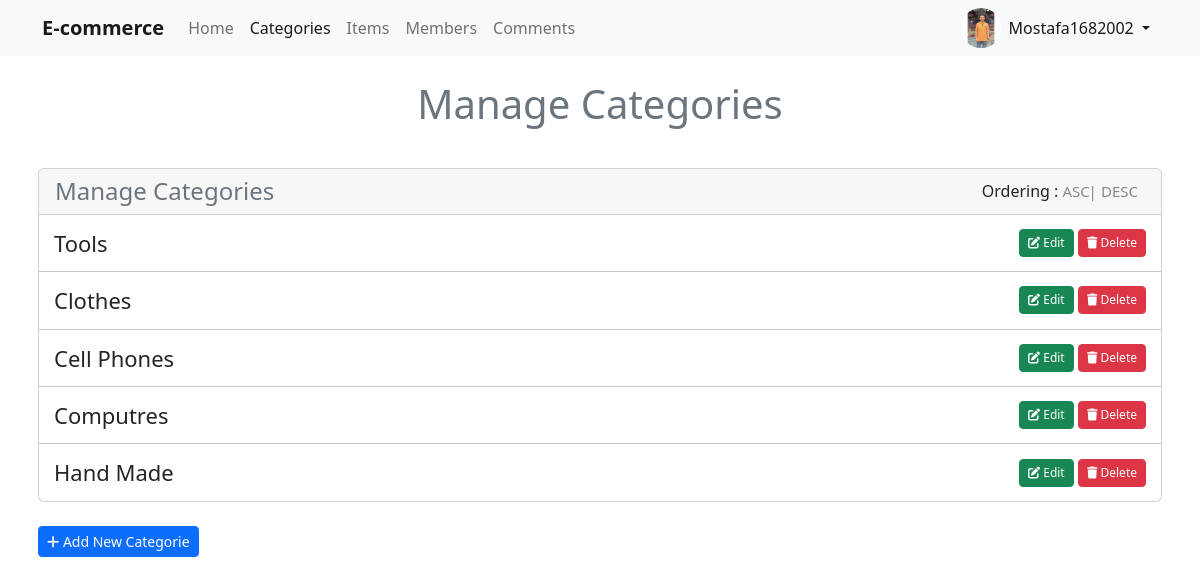
Page /categories/categories.php (signed in) on the committed database.
### tables this page shows
CREATE TABLE `users` (
  `UserID` int(11) NOT NULL,
  `Username` varchar(255) NOT NULL,
  `Password` varchar(255) NOT NULL,
  `Email` varchar(255) NOT NULL,
  `FullName` varchar(255) NOT NULL,
  `admin` int(11) NOT NULL DEFAULT 0,
  `ImgeUser` varchar(255) NOT NULL,
  `Date` date DEFAULT NULL,
  `RegStatus` char(1) NOT NULL DEFAULT '0'
);

CREATE TABLE `categories` (
  `ID_cate` smallint(6) NOT NULL,
  `Name_cate` varchar(255) NOT NULL,
  `Description` text NOT NULL,
  `ordering` int(11) DEFAULT NULL,
  `visability` tinyint(4) NOT NULL DEFAULT 0,
  `allow_comment` tinyint(4) NOT NULL DEFAULT 0,
  `allow_ads` tinyint(4) NOT NULL DEFAULT 0
);

### includes/functions/functions.php (called while the page is built, shortened)
<?php
function setActive($name)
{
    global $pagename;
    if (isset($pagename) && $pagename == $name) {
        return "active";
    }
    return false;
}

### categories/categories.php (the view, shortened to what this page needs)
<?php
$title = 'Manage Categories';
$pagename = 'Categories';
include_once('../connection.php');
include_once('../includes/functions/functions.php');
include_once('../includes/templates/header.php');
include_once('../includes/templates/navbar.php');
$sort = '';
$array_sort = array('ASC', 'DESC');
if (isset($_GET['sort']) && in_array($_GET['sort'], $array_sort)) {
    $sort = "ORDER BY `ordering`" . $_GET['sort'];
} else {
    $sort = "ORDER BY `ordering` DESC";
}
$allCategories = $connection->query("SELECT * FROM `categories` $sort");
$allCategories = $allCategories->fetchAll(PDO::FETCH_ASSOC);
?>
<h1 class="text-center text-secondary my-4"><?php echo $title ?></h1>
<div class="px-2 py-3 container">
    <div class="card">
        <div class="card-header d-flex align-items-center justify-content-between">
            <h4 class="text-secondary m-0">Manage Categories</h4>
            <div class="ordering">
                <span class="h6">Ordering :</span>
                <?php foreach ($array_sort as $ele) : ?>
                    <a href="categories.php?sort=<?php echo $ele ?>" class="<?php echo isset($_GET['sort']) && $ele == $_GET['sort'] ? 'active' : '' ?>"><?php echo $ele ?></a>
                <?php endforeach ?>
            </div>
        </div>
        <div class=" card-body">
            <?php foreach ($allCategories as $category) : ?>
                <div class="box-category">
                    <h5 class="name-cate"><?php echo $category['Name_cate']; ?></h5>
                    <div class="btns">
                        <a href="editcategorie.php?id=<?php echo $category['ID_cate'] . "&name_cat=" . $category['Name_cate'] ?>" class="btn btn-success btn-sm"><i class="fa-solid fa-pen-to-square"></i>
                            Edit</a>
                        <a href=" deletecategorie.php?id=<?php echo $category['ID_cate'] . "&name_cat=" . $category['Name_cate'] ?>" class="btn btn-danger  btn-sm confirm"><i class="fa-sharp fa-solid fa-trash"></i>
                            Delete</a>
                    </div>
                </div>
                <hr>
            <?php endforeach; ?>
        </div>
    </div>
    <a href="addcategorie.php" class="btn btn-primary my-4 btn-sm"><i class="fa-solid fa-plus"></i> Add New
        Categorie</a>
</div>
<?php
include_once('../includes/templates/footer.php');
?>

### includes/templates/navbar.php (shortened to what this page needs)
<nav class="navbar navbar-expand-lg navbar-light bg-light">
    <div class="container">
        <a class="navbar-brand fw-bold" href="/Admin/dashboard.php">E-commerce</a>
        <div class="collapse navbar-collapse" id="navbarSupportedContent">
            <ul class="navbar-nav me-auto mb-2 mb-lg-0">
                <li class="nav-item">
                    <a class="nav-link <?php echo setActive('Home') ?>" aria-current="page" href="/Admin/dashboard.php">Home</a>
                </li>
                <li class="nav-item">
                    <a class="nav-link <?php echo setActive('Categories') ?>" aria-current="page" href="/Admin/categories/categories.php">Categories</a>
                </li>
                <li class="nav-item">
                    <a class="nav-link <?php echo setActive('Items') ?>" aria-current="page" href="/Admin/items/items.php">Items</a>
                </li>
                <li class="nav-item">
                    <a class="nav-link <?php echo setActive('Members') ?>" aria-current="page" href="/Admin/Members/members.php">Members</a>
                </li>
                <li class="nav-item">
                    <a class="nav-link <?php echo setActive('Comments') ?>" aria-current="page" href="/Admin/comments/comments.php">Comments</a>
                </li>
            </ul>
            <ul class="navbar-nav ">
                <li class="nav-item dropdown d-flex">
                    <?php
                    $id = $_SESSION['user_id'];
                    $us = $connection->query("SELECT * FROM users WHERE UserID=$id");
                    $us = $us->fetch(PDO::FETCH_ASSOC);
                    $srcImg = $us['ImgeUser'];
                    ?>
                    <img src="/Admin/includes/uploads/images_members/<?php echo $srcImg ?>" alt="" class="img-nav">
                    <a class="nav-link dropdown-toggle active" href="#" id="navbarDropdown" role="button" data-bs-toggle="dropdown" aria-expanded="false">
                        <?php echo $_SESSION['user_name'] ?>
                    </a>
                </li>
            </ul>
        </div>
    </div>
</nav>

### layout/css/front.css (style rules this page uses)
.navbar { position: sticky !important; top: 0; left: 0; right: 0; z-index: 100; }
.img-nav { width: 40px; height: 40px; border-radius: 50%; }
.card-body { padding: 0 !important; }
.ordering a { text-decoration: none; color: #888; font-size: 15px; position: relative; padding-right: 7px; }
.ordering a:not(:last-child)::after { content: "|"; color: #888; position: absolute; right: 0; top: 50%; transform: translateY(-50%); }
.box-category { position: relative; padding: 15px; overflow: hidden; cursor: pointer; transition: 0.3s; }
.box-category + hr { margin: 0; }
.box-category .name-cate { margin: 0; font-size: 22px; }
.box-category .btns { position: absolute; top: 50%; transform: translateY(-50%); right: 15px; transition: 0.3s; }
.box-category .btns a { font-size: 12px; }

### rows in the picture
users: ImgeUser (picture)
categories: Name_cate "Tools"
categories: Name_cate "Clothes"
categories: Name_cate "Cell Phones"
categories: Name_cate "Computres"
categories: Name_cate "Hand Made"

### other values in the picture
$_SESSION['user_name'] "Mostafa1682002"
$title "Manage Categories"
$ele "ASC"
$ele "DESC"
